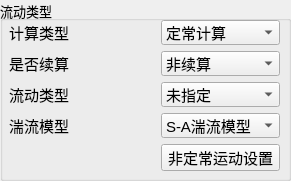
          <widget class="QGroupBox" name="groupBox_12">
           <property name="geometry">
            <rect>
             <x>10</x>
             <y>30</y>
             <width>291</width>
             <height>181</height>
            </rect>
           </property>
           <property name="minimumSize">
            <size>
             <width>291</width>
             <height>0</height>
            </size>
           </property>
           <property name="font">
            <font>
             <pointsize>10</pointsize>
            </font>
           </property>
           <property name="title">
            <string>流动类型</string>
           </property>
           <widget class="QWidget" name="layoutWidget">
            <property name="geometry">
             <rect>
              <x>9</x>
              <y>20</y>
              <width>271</width>
              <height>151</height>
             </rect>
            </property>
            <layout class="QGridLayout" name="gridLayout_15">
             <item row="1" column="2">
              <widget class="QComboBox" name="ld_comxusuan">
               <property name="minimumSize">
                <size>
                 <width>0</width>
                 <height>25</height>
                </size>
               </property>
               <property name="font">
                <font>
                 <pointsize>11</pointsize>
                </font>
               </property>
               <item>
                <property name="text">
                 <string>非续算</string>
                </property>
               </item>
               <item>
                <property name="text">
                 <string>续算</string>
                </property>
               </item>
              </widget>
             </item>
             <item row="4" column="2">
              <widget class="QPushButton" name="ld_btnset">
               <property name="minimumSize">
                <size>
                 <width>113</width>
                 <height>25</height>
                </size>
               </property>
               <property name="font">
                <font>
                 <pointsize>11</pointsize>
                </font>
               </property>
               <property name="text">
                <string>非定常运动设置</string>
               </property>
              </widget>
             </item>
             <item row="2" column="0">
              <widget class="QLabel" name="label_ldtype">
               <property name="font">
                <font>
                 <pointsize>11</pointsize>
                </font>
               </property>
               <property name="text">
                <string>流动类型</string>
               </property>
              </widget>
             </item>
             <item row="0" column="1">
              <spacer name="horizontalSpacer_19">
               <property name="orientation">
                <enum>Qt::Horizontal</enum>
               </property>
               <property name="sizeType">
                <enum>QSizePolicy::Fixed</enum>
               </property>
               <property name="sizeHint" stdset="0">
                <size>
                 <width>30</width>
                 <height>20</height>
                </size>
               </property>
              </spacer>
             </item>
             <item row="3" column="2">
              <widget class="QComboBox" name="ld_comtltype">
               <property name="minimumSize">
                <size>
                 <width>0</width>
                 <height>25</height>
                </size>
               </property>
               <property name="font">
                <font>
                 <pointsize>11</pointsize>
                </font>
               </property>
               <item>
                <property name="text">
                 <string>S-A湍流模型</string>
                </property>
               </item>
               <item>
                <property name="text">
                 <string>SST湍流模型</string>
                </property>
               </item>
              </widget>
             </item>
             <item row="0" column="0">
              <widget class="QLabel" name="label_ldjisuan">
               <property name="font">
                <font>
                 <pointsize>11</pointsize>
                </font>
               </property>
               <property name="text">
                <string>计算类型</string>
               </property>
              </widget>
             </item>
             <item row="2" column="2">
              <widget class="QComboBox" name="ld_comldtype">
               <property name="minimumSize">
                <size>
                 <width>0</width>
                 <height>25</height>
                </size>
               </property>
               <property name="font">
                <font>
                 <pointsize>11</pointsize>
                </font>
               </property>
               <item>
                <property name="text">
                 <string>未指定</string>
                </property>
               </item>
               <item>
                <property name="text">
                 <string>无粘流动</string>
                </property>
               </item>
               <item>
                <property name="text">
                 <string>湍流模型</string>
                </property>
               </item>
              </widget>
             </item>
             <item row="2" column="1">
              <spacer name="horizontalSpacer_21">
               <property name="orientation">
                <enum>Qt::Horizontal</enum>
               </property>
               <property name="sizeType">
                <enum>QSizePolicy::Fixed</enum>
               </property>
               <property name="sizeHint" stdset="0">
                <size>
                 <width>30</width>
                 <height>20</height>
                </size>
               </property>
              </spacer>
             </item>
             <item row="1" column="1">
              <spacer name="horizontalSpacer_20">
               <property name="orientation">
                <enum>Qt::Horizontal</enum>
               </property>
               <property name="sizeType">
                <enum>QSizePolicy::Fixed</enum>
               </property>
               <property name="sizeHint" stdset="0">
                <size>
                 <width>30</width>
                 <height>20</height>
                </size>
               </property>
              </spacer>
             </item>
             <item row="1" column="0">
              <widget class="QLabel" name="label_ldxusuan">
               <property name="font">
                <font>
                 <pointsize>11</pointsize>
                </font>
               </property>
               <property name="text">
                <string>是否续算</string>
               </property>
              </widget>
             </item>
             <item row="3" column="0">
              <widget class="QLabel" name="label_ldtltype">
               <property name="font">
                <font>
                 <pointsize>11</pointsize>
                </font>
               </property>
               <property name="text">
                <string>湍流模型</string>
               </property>
              </widget>
             </item>
             <item row="0" column="2">
              <widget class="QComboBox" name="ld_comsimtype">
               <property name="minimumSize">
                <size>
                 <width>0</width>
                 <height>25</height>
                </size>
               </property>
               <property name="font">
                <font>
                 <pointsize>11</pointsize>
                </font>
               </property>
               <item>
                <property name="text">
                 <string>定常计算</string>
                </property>
               </item>
               <item>
                <property name="text">
                 <string>非定常计算</string>
                </property>
               </item>
              </widget>
             </item>
             <item row="3" column="1">
              <spacer name="horizontalSpacer_22">
               <property name="orientation">
                <enum>Qt::Horizontal</enum>
               </property>
               <property name="sizeType">
                <enum>QSizePolicy::Fixed</enum>
               </property>
               <property name="sizeHint" stdset="0">
                <size>
                 <width>30</width>
                 <height>20</height>
                </size>
               </property>
              </spacer>
             </item>
            </layout>
           </widget>
          </widget>
